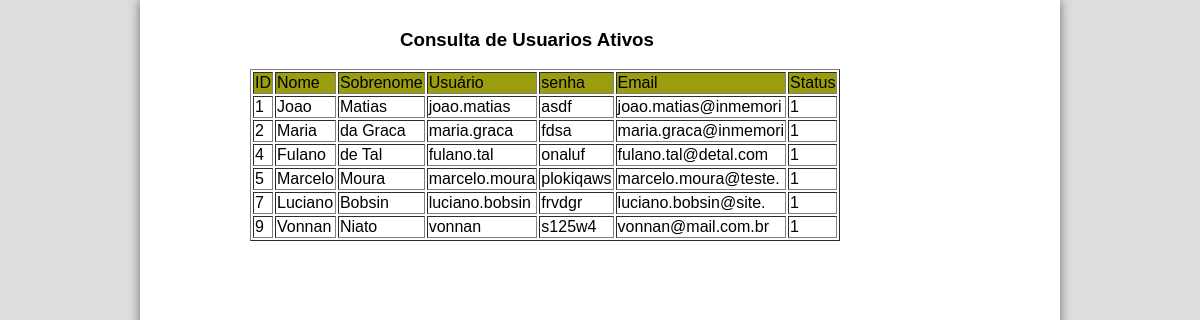
The page / on the database its author committed.
### tables this page shows
CREATE TABLE IF NOT EXISTS `cw_user` (
  `id` int(11) NOT NULL AUTO_INCREMENT,
  `nome` varchar(30) NOT NULL,
  `sobrenome` varchar(30) NOT NULL,
  `usuario` varchar(30) NOT NULL,
  `senha` varchar(10) NOT NULL,
  `email` varchar(20) NOT NULL,
  `status` bit(1) NOT NULL,
  PRIMARY KEY (`id`)
);

### controllers/controller_usuario.php (called while the page is built, shortened)
<?php
	function DBRead($table, $params = null, $fields = '*'){
		$table 	= DB_PREFIX.'_'.$table;
		$params = ($params) ? " {$params}" : null;
		$query 	= "SELECT {$fields} FROM {$table}{$params}";
		$result	= DBExecute($query);
		if(!mysqli_num_rows($result))
			return false;
		else {
			while ($res = mysqli_fetch_assoc($result)){
				$data[] = $res;
			}
			return $data;
		}
	}
	function DBExecute($query, $insertId = false){
		$link 	= DBConnect();
		$result = @mysqli_query($link, $query) or die(mysqli_error($link));
		return $result;
	}
?>

### view/start.php (the view, shortened to what this page needs)
<?php
	require 'controllers/controller_usuario.php';
	?>
<html>
		<head>
				<link rel="stylesheet" href ="public/css.css" type="text/css" />
		</head>
		<body>
			<div id="container">
			<h3>Consulta de Usuarios Ativos</h3>
				<table border="1">
							<tr bgcolor="#999dse">
							<td>ID</td>
							<td>Nome</td>
							<td>Sobrenome</td>
							<td>Usuário</td>
							<td>senha</td>
							<td>Email</td>
							<td>Status</td>
					</tr>
			<?php
				$dado = DBRead('user', "WHERE status = 1");
				if (!$dado)
					echo '<h2>Nenhuma usuario encontrada!!</h2>';
					else
						foreach($dado as $dado):
						?>
						<tr>
							<td><?=$dado["id"];?></td>
							<td><?=$dado["nome"];?></td>
							<td><?=$dado["sobrenome"];?></td>
							<td><?=$dado["usuario"];?></td>
							<td><?=$dado["senha"];?></td>
							<td><?=$dado["email"];?></td>
							<td><?=$dado["status"];?></td>
						</tr>
			<?php
					endforeach;
			?>
			</table>
			</div>
	</body>
</html>

### index.php (shortened to what this page needs)
<html lang="pt-br">
		<head>
			</head>
		<body>
				<?php
					require_once 'view/start.php';
					?>
		</body>
		</html>

### public/css.css (style rules this page uses)
body { margin-top: -20px; font-family: Arial,sans-serif; background-color: #dddddd; color: rgba(0,0, 0, 1); font-weight:bold; }
div#container { background-color:#ffffff; width:900px; margin: 20px auto 0px auto; box-shadow: 0px 0px 10px rgba(0,0,0,.5); padding: 10px; height:900px; }
h3 { margin-left:250px; }
table { margin-left:100px; }

### rows shown on the page
cw_user: id "1", nome "Joao", sobrenome "Matias", usuario "joao.matias", senha "asdf", email "joao.matias@inmemori", status "1"
cw_user: id "2", nome "Maria", sobrenome "da Graca", usuario "maria.graca", senha "fdsa", email "maria.graca@inmemori", status "1"
cw_user: id "4", nome "Fulano", sobrenome "de Tal", usuario "fulano.tal", senha "onaluf", email "fulano.tal@detal.com", status "1"
cw_user: id "5", nome "Marcelo", sobrenome "Moura", usuario "marcelo.moura", senha "plokiqaws", email "marcelo.moura@teste.", status "1"
cw_user: id "7", nome "Luciano", sobrenome "Bobsin", usuario "luciano.bobsin", senha "frvdgr", email "luciano.bobsin@site.", status "1"
cw_user: id "9", nome "Vonnan", sobrenome "Niato", usuario "vonnan", senha "s125w4", email "vonnan@mail.com.br", status "1"
